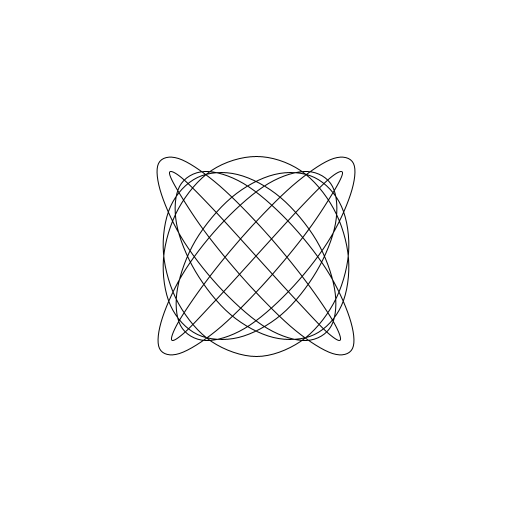
Frame 1 (no input)
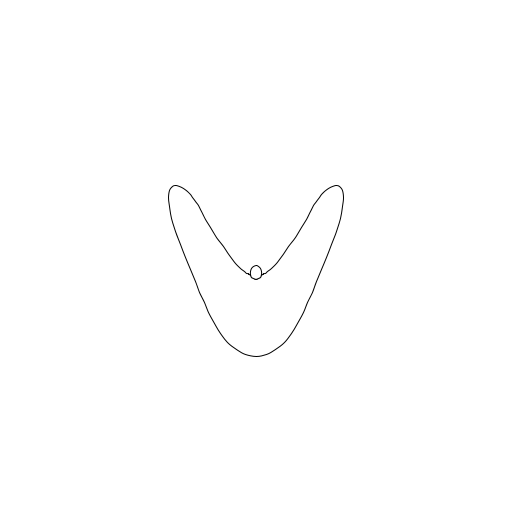
Frame 60 (the mouse pressed at the canvas centre just before this capture)
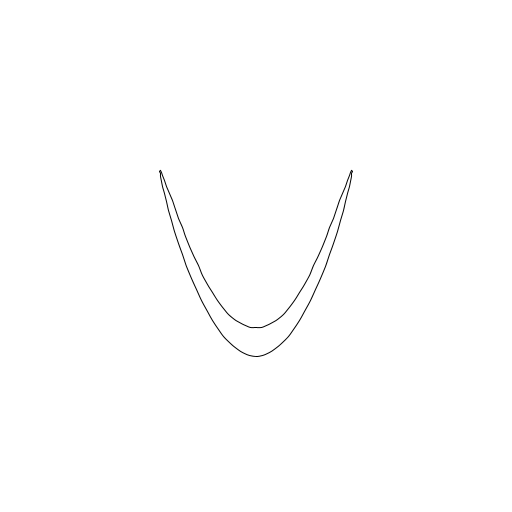
Frame 120 (the mouse held since frame 60 and released just before this capture)

The Processing sketch that drew these frames (run headless with seeded random() and noise(); from frame 60 on, the mouse is pressed at the canvas centre):

// Processing sketch: morphing2
// ── morphing2.pde
//Morphing between several shapes

int [][] ratios;
PVector [] points; 
float maxDist;

void setup()
{
  size(512,512);
  
  ratios = new int [][] {{2,3},{1,2},{1,1},{8,9}};
  points = new PVector []{
    new PVector(0,0), 
    new PVector(0,height), 
    new PVector(width,height), 
    new PVector(width,0)
  };
  
  maxDist = sqrt(pow(width,2) + pow(height,2));
  
  
}


void draw()
{
  
  float noiseInc = frameCount * 0.01;
  float [] distances = new float [4];
  
  PVector interPos = new PVector();
  interPos.x = noise(noiseInc) * width;
  interPos.y = noise(1000 + noiseInc) * height;
  
  for(int i = 0 ; i < 4; i++)
  {
    distances[i] = maxDist - dist(interPos.x, interPos.y, points[i].x, points[i].y);
    distances[i] = pow(distances[i],10);
  }
   
  normaliseSum(distances, 4);
 
  
  background(255);
  
  translate(width/2, height/2);
  
  beginShape();
  for(int i = 0; i < 103; i++)
  {
    //float x = i * width/100 - width/2;
    //float y = map(noise(i * 0.05 + noiseInc,i * 0.05 - noiseInc),0,1,-50,50);
    
    PVector total = new PVector(0,0);
    
    for(int j= 0; j < 4; j++)
    {
      PVector component = lissajous(ratios[j][0], ratios[j][1], i * TWO_PI/100, 100);
      component.mult(distances[j]);
      total.add(component);
    }
    
    curveVertex(total.x,total.y);
  }
  endShape();
}

PVector lissajous(int r1, int r2, float theta, int radius)
{
    PVector p = new PVector(0,0);
    p.x = map(sin(theta * r1),-1,1,-radius, radius);
    p.y = map(cos(theta * r2),-1,1,-radius, radius);
    return p;
}

// ── Utils.pde
class ArOnePole{
  
  float z;
  float a;
  float b;
  float sampleRate;
  
  ArOnePole()
  { 
    sampleRate = 30;
    setDecay(0.5);
    z = 0;
  }
  
  void trigger()
  {
     z = 1; 
  }
  
  
  void setDecay(float time)
  {
    b = exp(-1.0/(time * sampleRate));
    a = 1.0 - b;
  }
  
  float step()
  {
    z = 0 * a + z * b;
    return z;
  }
  
};


class OnePole{
  
  float z;
  float a;
  float b;
  float sampleRate;
  
  OnePole(float _sampleRate, float _freqCoeff)
  { 
    sampleRate = _sampleRate;
    setFc(_freqCoeff);
    z = 0;
  }
  
  void trigger()
  {
     z = 1; 
  }
  
  
  void setFc(float Fc)
  {
    b = exp(-1.0 * TWO_PI * Fc);
    a = 1.0 - b;
  }
  
  float step(float input)
  {
    z = input * a + z * b;
    return z;
  }
  
};


class ArLin{
  
  int count;
  int frames;
  float sampleRate;
  
  ArLin()
  { 
    sampleRate = 30;
    setDecay(1);

  }
  
  void trigger()
  {
     count = frames;
  }
  
  
  void setDecay(float time)
  {
    frames = floor(time * sampleRate);
    count = 0;
  }
  
  float step()
  {
    count--;
    count = max(count, 0);
    return map(count, 0, frames,0, 1);
  }
  
};


void  normaliseSum(float [] input,  int numElements){
  
  float total = 0;
  
  for(int  i = 0; i < numElements; i++)
  {
     total += input[i];
  }
  
  for(int  i = 0; i < numElements; i++)
  {
     input[i] /= total;
  }
  
  

}
